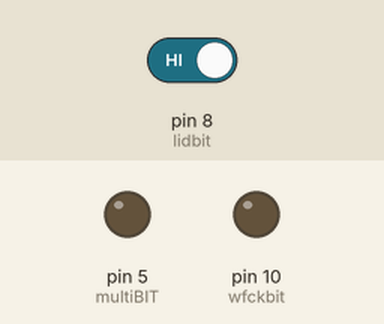
This sketch was run on a simulated Arduino Uno, built with avr-gcc and run on an emulated ATmega328P. Shown: output pins drawn as LEDs (lit = HIGH). The test bench sets the inputs (shaded band); at power-on: pin 8 (lidbit) HIGH.

Above: at 1.2 s.
1.3 s: pin 8 (lidbit) driven LOW
At 2.6 s:
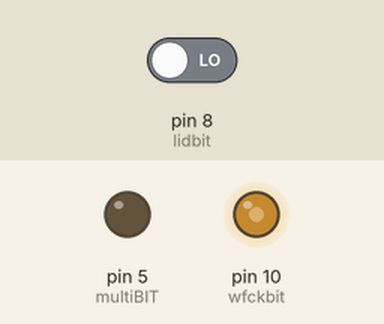
Timing chart, 0 to 32.6 s (numbered marks = the images above; inputs shaded):
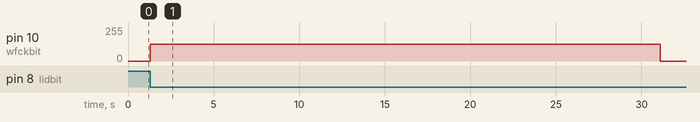

The sketch:

UberChipV3.00_PU22_PU23_NTSC-PM41.ino
```cpp
/*
  ╔╗░╔╦══╗╔═══╦═══╦═══╦╗░╔╦══╦═══╗░░░░░░░░░░░░░░░░░░░░░░░░░
  ║║░║║╔╗║║╔══╣╔═╗║╔═╗║║░║╠╣╠╣╔═╗║░░░░░░░░░░░░░░░░░░░░░░░░░
  ║║░║║╚╝╚╣╚══╣╚═╝║║░╚╣╚═╝║║║║╚═╝║░░░░░░░░░░░░░░░░░░░░░░░░░
  ║║░║║╔═╗║╔══╣╔╗╔╣║░╔╣╔═╗║║║║╔══╝░░░░░░░░░░░░░░░░░░░░░░░░░
  ║╚═╝║╚═╝║╚══╣║║╚╣╚═╝║║░║╠╣╠╣║░░░░░░░░░░░░░░░░░░░░░░░░░░░░
  ╚═══╩═══╩═══╩╝╚═╩═══╩╝░╚╩══╩╝░░░░░░░░░░░░░░░░░░░░░░░░░░░░
   PU22/ PU23 / PM41 (PSOne) NTSC version (for PAL PM41 with addional region lock, use Uber D-D)
   (c) VajskiDs Consoles 2022

   Revision History:

   2021
   Refer to Github for install diagrams @ https://github.com/L10N37/tehUberChip_Another_PSX_Modchip
   V1.1, Installed one today to ship off in this model, why wouldn't I? Spare arduinos on hand, doesn't interfere with the laser after boot and it takes 5 minutes to install.
   A tidy Mayumi installation can take an hour if you're a trying to be *super neat*.
   Gave it a quick test and it seems there was a slight oversight, like the PM41 version I have added genuine disc mode (start with lid open) as it was only working
   with burnt games
   and displaying Sony Computer Entertainment America with the SCEE string on the black Screen for NTSC US games, and the Sony Europe with SCEE string for copied PAL games
   and finally, Sony Computer Entertainment Inc. for Japanese games :)
   V2.00 Used some lower level type code for reading and changing pin states and some general optimisation, added link wire needed for genuine imports
   at this stage, haven't been able to use software to produce this signal from an arduino.
   V2.10 Added support for Genuine and Genuine imports without a genuine mode. The ability to disable the chip still remains.
   The program used to make the calculations spits out a lot of broken code, used a pocket oscilliscope and uploaded a bunch of different settings and desired clock speeds until
   I had something on the scope that was almost a 1:1 match of the WFCK signal. This signal gets turned off once injections are complete.
   V2.1J:  Small timing change, fixes: Legend of Mana (JP), was getting antimod flag 50% of the time.
  2022
  V2.1Jx
            Re-Wrote to suit LGT8F328P QFP32 Mini-EVB - may suit other boards with the same IC, DATA is now D7, not D12 (needless, but CBF changing it back)
            Uses: 'https://github.com/dbuezas/lgt8fx/discussions/207'
            I haven't bothered adjusting this for the simple region changes, but it's still easy to change regions. Just change the SCEE to your region in all the references in inject(). Managed to shave off 1%,
            so this uses 5% of storage space :P
            Devved on a PU22 with full wire installation (Reset, Data, DriveLid, WFCK, GND, 3.3v). Removed chip disable mode, there's no reason to ever disable the chip.

  V3.00     As per the notes for the version to suit mainboards prior to PU22, multidisc support has being added. The source code for that version is now used as it was neater so
            have just made the adjustments to suit PU22+. Grabbed a smaller batch of LGT8F328P's that were pin compatible with the USB->Serial adapter I had on hand. These are tiny and fit on the mainboard. Reset is
            no longer optional (the chip would reset along with the console) as it's now tied to D5 with a link wire (D5 to reset on the MCU), don't tie reset to the PS1 mainboard or you won't have multidisc support.
            The chip locks into a reset loop when the drive lid is open, this was for multi-disc support.
*/


//***************** MAGIC KEYS *****************************
// EUROPE / AUSTRALIA / NEWZEALAND = SCEE
// USA = SCEA
// JP = SCEI
// ALL= ALLREGIONS
//**********************************************************


#define SELECT_MAGICKEY SCEE  //<---------------------------------------------REGION SELECT!! ENTER CONSOLE REGION


#define multiBIT 5
#define databit 7
#define lidbit 0
#define wfckbit 2
#define LIDPORT PORTB
#define LIDIO DDRB
#define DATAPORT PORTD
#define DATAIO DDRD
#define DriveLidClosed (bitRead(LIDPORT, lidbit) == LOW)
#define LowBit bitWrite(DATAIO, databit, 1), delayMicroseconds(bitdelay)
#define HighBit bitClear(DATAIO, databit), delayMicroseconds(bitdelay)
#define EndOfMagicKey injectcounter++, delay(stringdelay)
#define StealthModeNotActive (injectcounter < 75 && DriveLidClosed)
#define RESET pinMode(5, OUTPUT); digitalWrite(5, LOW);

int injectcounter = 0x00;
int bitdelay(3970);   //delay between bits sent to drive controller (MS)
int stringdelay(160);  //delay between string injections


char ALLREGIONS[] = "S10011010100100111101001010111010010101110100S10011010100100111101001010111010010111110100S10011010100100111101001010111010010110110100";
char SCEE[] = "10011010100100111101001010111010010101110100S";
char SCEA[] = "10011010100100111101001010111010010111110100S";
char SCEI[] = "10011010100100111101001010111010010110110100S";


void setup() {

  bitClear (DATAPORT, multiBIT);              // High-Z MultiDisc self reset on lid open
  bitClear(LIDIO, lidbit);                    // Lid sensor as high-z input
  bitWrite(LIDIO, wfckbit, 1);                // Gate as output, required for WFCK freq. output, high-z after injections (WFCK is required for Genuine discs)

}


void StealthMode() {

  TCCR1B = 0x18;               // 0001 1000, Disable Timer Clock
  bitClear (DATAIO, databit);  // high-z data line
  bitClear (LIDIO, wfckbit);   // high-z wfck line

  if (digitalRead(8) == LOW) {StealthMode();}       // Lock into a StealthMode loop
  }


void Inject() {


    //Gate Wire output for WFCK frequency, 7.342Khz out of D2 for duration of magic key injections
  TCCR1B = 0x18; // 0001 1000, Disable Timer
  TCCR1A = 0xA2; // 1010 0010
  ICR1 = 4334 - 1;
  OCR1A = (int) (ICR1 * 0.25);
  OCR1B = (int) (ICR1 * 0.50);
  TCNT1 = 0x0;
  TCCR1B |= 1; // Prescale=1, Enable Timer
    //


  delay (4700);
  bitWrite(DATAIO, databit, 1);  // Data as output
  bitClear(DATAPORT, databit);   // Tie Data Low


  do {

    for (byte i = 0; i < sizeof(SELECT_MAGICKEY) - 1; i++)

      switch (SELECT_MAGICKEY[i]) {
        case '1':
          HighBit;
          break;
        case '0':
          LowBit;
          break;
      }

    EndOfMagicKey;
  } while StealthModeNotActive;


}


void loop() {

if (digitalRead(8) == HIGH) {RESET}
else if StealthModeNotActive Inject();
else StealthMode();  //Injections finished, disappear into StealthMode


}
```

Measured:
- after the input at 1.3 s, pin 10 (wfckbit): 0/255 → 127/255 at once, → 0/255 29.8 s later
